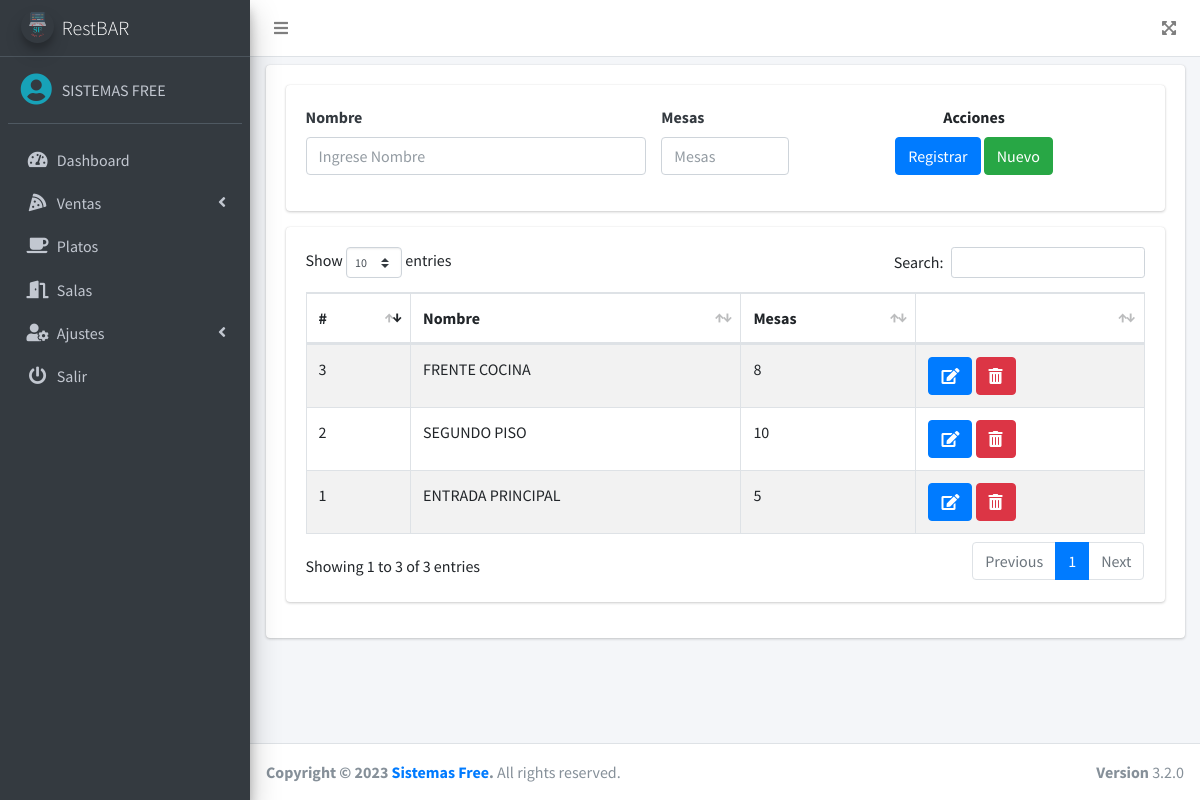
Screenshot of /src/salas.php (signed in) with the database file from the repository.
### tables this page shows
CREATE TABLE `salas` (
  `id` int(11) NOT NULL,
  `nombre` varchar(100) NOT NULL,
  `mesas` int(11) NOT NULL,
  `estado` int(11) NOT NULL DEFAULT 1
);

### src/salas.php (the view, shortened to what this page needs)
<?php
include_once "includes/header.php";
?>
<div class="card">
    <div class="card-body">
        <div class="card">
            <div class="card-body">
                <form action="" method="post" autocomplete="off" id="formulario">
                <div class="row">
                        <div class="col-md-5">
                            <div class="form-group">
                                <label for="nombre" class="text-dark font-weight-bold">Nombre</label>
                                <input type="text" placeholder="Ingrese Nombre" name="nombre" id="nombre" class="form-control">
                            </div>
                        </div>
                        <div class="col-md-2">
                            <div class="form-group">
                                <label for="mesas" class="text-dark font-weight-bold">Mesas</label>
                                <input type="number" placeholder="Mesas" name="mesas" id="mesas" class="form-control">
                            </div>
                        </div>
                        <div class="col-md-5 text-center">
                            <label for="">Acciones</label> <br>
                            <input type="submit" value="Registrar" class="btn btn-primary" id="btnAccion">
                            <input type="button" value="Nuevo" class="btn btn-success" id="btnNuevo" onclick="limpiar()">
                        </div>
                    </div>
                </form>
            </div>
        </div>
        <div class="card">
            <div class="card-body">
                <div class="table-responsive">
                    <table class="table table-striped table-bordered" id="tbl">
                        <thead>
                            <tr>
                                <th>#</th>
                                <th>Nombre</th>
                                <th>Mesas</th>
                                <th></th>
                            </tr>
                        </thead>
                        <tbody>
                            <?php
                            include "../conexion.php";
                            $query = mysqli_query($conexion, "SELECT * FROM salas WHERE estado = 1");
                            $result = mysqli_num_rows($query);
                            if ($result > 0) {
                                while ($data = mysqli_fetch_assoc($query)) { ?>
                                    <tr>
                                        <td><?php echo $data['id']; ?></td>
                                        <td><?php echo $data['nombre']; ?></td>
                                        <td><?php echo $data['mesas']; ?></td>
                                        <td>
                                            <a href="#" onclick="editarCliente(<?php echo $data['id']; ?>)" class="btn btn-primary"><i class='fas fa-edit'></i></a>
                                            <form action="eliminar.php?id=<?php echo $data['id']; ?>&accion=salas" method="post" class="confirmar d-inline">
                                                <button class="btn btn-danger" type="submit"><i class='fas fa-trash-alt'></i> </button>
                                            </form>
                                        </td>
                                    </tr>
                            <?php }
                            } ?>
                        </tbody>
                    </table>
                </div>
            </div>
        </div>
    </div>
</div>
<?php include_once "includes/footer.php"; ?>

### rows the page displays
salas: id "1", nombre "ENTRADA PRINCIPAL", mesas "5"
salas: id "2", nombre "SEGUNDO PISO", mesas "10"
salas: id "3", nombre "FRENTE COCINA", mesas "8"

### other values shown
$_SESSION['nombre'] "SISTEMAS FREE"
